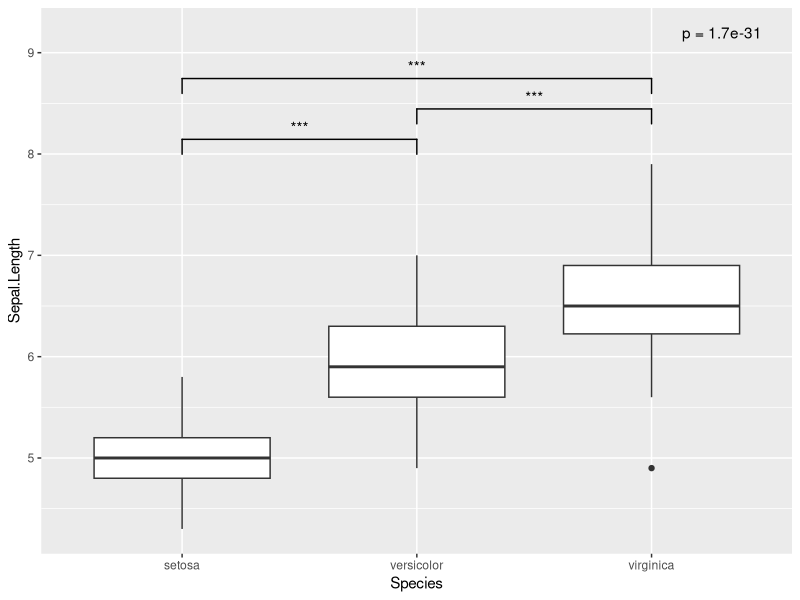
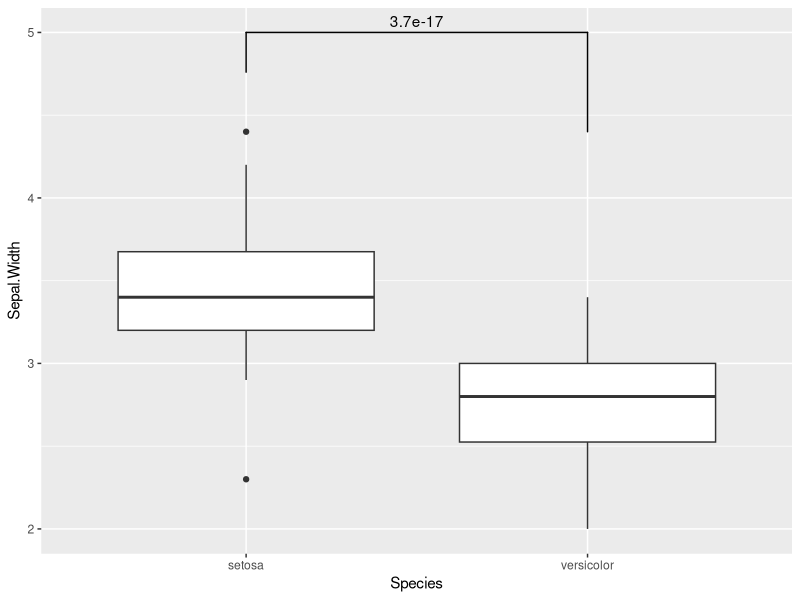

Here is the R script that generated these plots, in order:
## ---- chunk 1
library(ggplot2)
library(ggsignif)
library(glue)
## ---- chunk 2
model <- aov(Sepal.Length ~ Species, data = iris)
summary(model)

p <- summary(model)[[1]][["Pr(>F)"]][1]
p
## ---- chunk 3
ggplot(iris, aes(x = Species, y = Sepal.Length)) +
    geom_boxplot() + 
    geom_signif(
        comparisons = list(c("versicolor", "setosa")),
        map_signif_level = TRUE,
        y_position = 7.9
    ) + 
    geom_signif(
        comparison = list(c("versicolor", "virginica")),
        map_signif_level = TRUE,
        y_position = 8.2 ## 위치를 조금 올려주기 위해서 y position 설정        
    ) + 
    geom_signif(
        comparison = list(c("setosa", "virginica")),
        map_signif_level = TRUE,
        y_position = 8.5 ## 위치를 조금 올려주기 위해서 y position 설정        
    ) +
    annotate("text", label = glue("p = {format(p, digits = 2)}"), x = 3.3 , y = 9.2) # aov 결과

## ---- chunk 4
library(dplyr)

data = iris %>% filter(Species %in% c("setosa", "versicolor"))

# 원하는 test
anno <- t.test(data$Sepal.Length ~ data$Species)$p.value
print(anno)
## ---- chunk 5
# Make plot with custom x and y position of the bracket
ggplot(data, aes(x = Species, y = Sepal.Width)) +
  geom_boxplot(position = "dodge") +
  geom_signif(
    annotation = formatC(anno, digits = 2), # annotation으로 다른 test 결과 p_value 기입
    y_position = 5, # y 위치
    xmin = 1, # x 시작 위치
    xmax = 2, # x 끝 위치
    tip_length = c(0.1, 0.25) # 아래로 가는 선 길이 
  )
